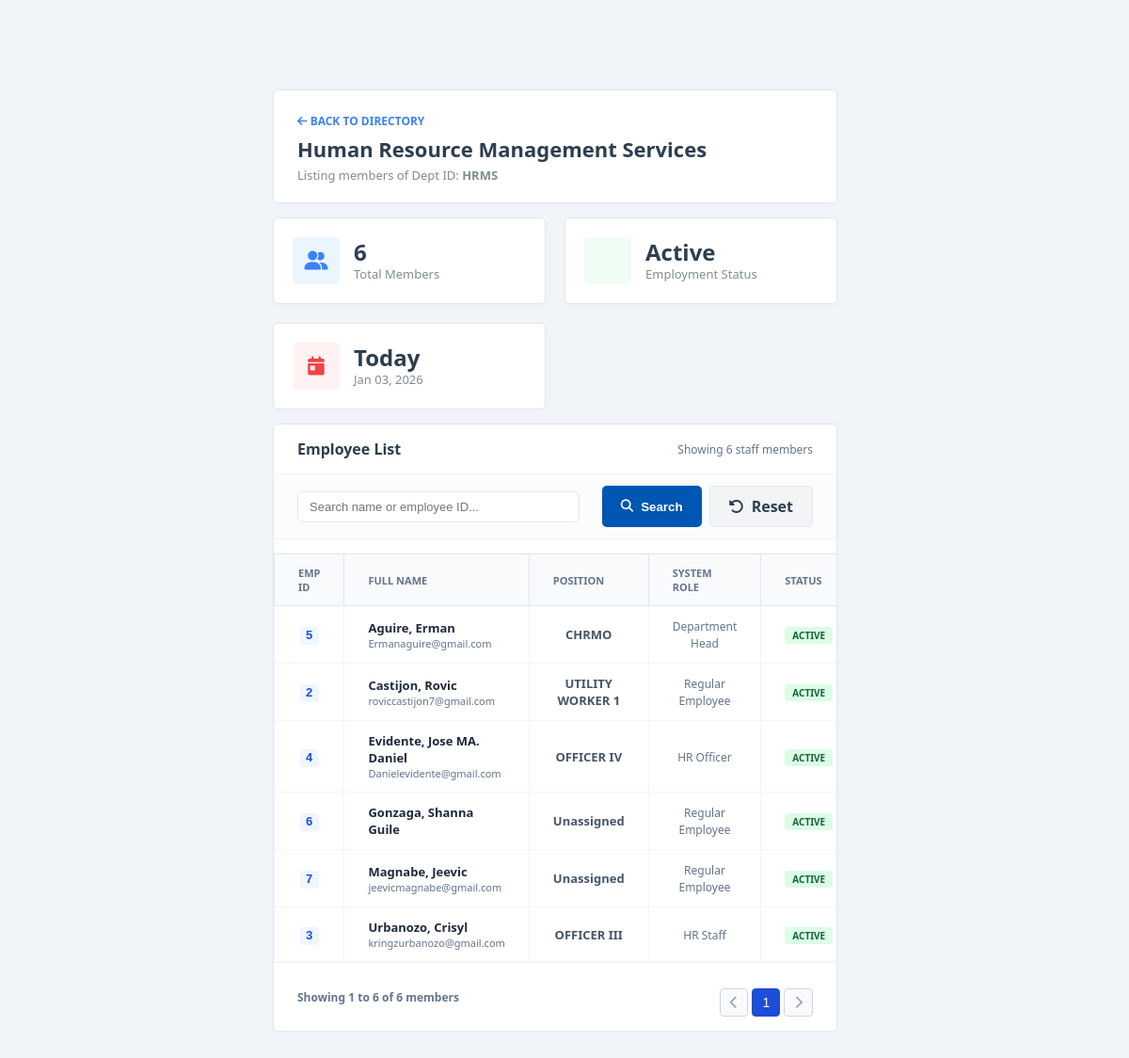
/accounts/admin/view-department-employees.php?dept_id=HRMS (signed in), run on the app's committed database.
### tables this page shows
CREATE TABLE `department` (
  `department_id` varchar(20) NOT NULL COMMENT 'Unique department identifier, e.g., BBH, BCC',
  `department_name` varchar(255) NOT NULL COMMENT 'Full department name, e.g., Bacolod Boys Home',
  `created_at` timestamp NOT NULL DEFAULT current_timestamp() COMMENT 'Timestamp when department was created'
);

CREATE TABLE `employee` (
  `employee_id` int(11) NOT NULL COMMENT 'Unique ID for each employee, assigned manually',
  `first_name` varchar(100) DEFAULT NULL COMMENT 'Employee first name',
  `middle_name` varchar(100) DEFAULT NULL COMMENT 'Employee middle name',
  `last_name` varchar(100) DEFAULT NULL COMMENT 'Employee last name',
  `extension` varchar(50) DEFAULT NULL COMMENT 'Name extension (e.g., Jr., Sr.)',
  `suffix` varchar(50) DEFAULT NULL COMMENT 'Suffix for the name (if applicable)',
  `profile_pic` varchar(255) DEFAULT NULL COMMENT 'Path to profile picture',
  `birth_date` date DEFAULT NULL COMMENT 'Employee birth date',
  `gender` enum('Male','Female','Other') DEFAULT 'Male' COMMENT 'Gender of the employee',
  `department_id` varchar(20) NOT NULL COMMENT 'ID of the department the employee belongs to',
  `detailed_department_id` varchar(20) DEFAULT NULL COMMENT 'ID of the sub-department / unit',
  `position` varchar(150) DEFAULT NULL COMMENT 'Job position of the employee',
  `role` enum('Regular Employee','HR Officer','HR Staff','Department Head','Admin') DEFAULT 'Regular Employee' COMMENT 'Role of the employee in the system',
  `status` enum('Active','Inactive','Retired') NOT NULL DEFAULT 'Active' COMMENT 'Current employment status: Active, Inactive (resigned), or Retired',
  `salary` int(11) DEFAULT NULL COMMENT 'Employee salary in whole numbers',
  `email` varchar(150) DEFAULT NULL COMMENT 'Employee email address',
  `contact_number` varchar(20) DEFAULT NULL COMMENT 'Employee contact number',
  `password` varchar(255) NOT NULL DEFAULT '',
  `google2fa_secret` varchar(255) DEFAULT NULL COMMENT 'Stores Google Authenticator 2FA secret',
  `google2fa_expiry` datetime DEFAULT NULL COMMENT 'Expiration timestamp for 2FA verification',
  `reset_token` varchar(255) DEFAULT NULL COMMENT 'Token for password reset',
  `reset_token_expiry` datetime DEFAULT NULL COMMENT 'Expiration date/time for reset token',
  `created_at` timestamp NOT NULL DEFAULT current_timestamp() COMMENT 'Timestamp when the employee record was created',
  `updated_at` timestamp NOT NULL DEFAULT current_timestamp() ON UPDATE current_timestamp() COMMENT 'Timestamp when the employee record was last updated',
  `last_login` timestamp NULL DEFAULT NULL COMMENT 'Last login timestamp',
  `last_active` timestamp NULL DEFAULT NULL COMMENT 'Last activity timestamp in the system',
  `authorized_officer_name` varchar(150) DEFAULT NULL COMMENT 'Name of the authorized officer approving the employee assignment',
  `authorized_officer_position` varchar(150) DEFAULT NULL COMMENT 'Position / title of the authorized officer',
  `authorized_officer_signature` varchar(255) DEFAULT NULL COMMENT 'Signature image / path of the authorized officer',
  `authorized_officer_sign_date` date DEFAULT NULL COMMENT 'Date when the authorized officer signed / approved',
  `authorized_official_name` varchar(150) DEFAULT NULL COMMENT 'Name of the higher-level official approving the employee assignment',
  `authorized_official_position` varchar(150) DEFAULT NULL COMMENT 'Position / title of the authorized official',
  `authorized_official_signature` varchar(255) DEFAULT NULL COMMENT 'Signature image / path of the authorized official',
  `authorized_official_sign_date` date DEFAULT NULL COMMENT 'Date when the authorized official signed / approved',
  `two_fa_enabled` tinyint(1) DEFAULT 0 COMMENT '1 if employee has completed 2FA setup, 0 otherwise'
);

### accounts/admin/view-department-employees.php (the view, shortened to what this page needs)
<?php
require_once '../../config/config.php';
try {
    $pdo->prepare("UPDATE employee SET last_active = NOW() WHERE employee_id = ?")
        ->execute([$_SESSION['employee_id']]);
} catch (PDOException $e) {  }
$dept_id = $_GET['dept_id'] ?? '';
$search_query = $_GET['search'] ?? '';
$page = isset($_GET['page']) && is_numeric($_GET['page']) ? (int)$_GET['page'] : 1;
$limit = 10;
$offset = ($page - 1) * $limit;
try {
    $dept_stmt = $pdo->prepare("SELECT * FROM department WHERE department_id = ?");
    $dept_stmt->execute([$dept_id]);
    $department = $dept_stmt->fetch(PDO::FETCH_ASSOC);
    $where_sql = "WHERE department_id = ?";
    $params = [$dept_id];
    $count_sql = "SELECT COUNT(*) FROM employee $where_sql";
    $total_rows_stmt = $pdo->prepare($count_sql);
    $total_rows_stmt->execute($params);
    $filtered_total = (int)$total_rows_stmt->fetchColumn();
    $total_pages = ($filtered_total > 0) ? ceil($filtered_total / $limit) : 1;
    $sql = "SELECT employee_id, first_name, last_name, email, role, position, status, last_active
            FROM employee
            $where_sql
            ORDER BY last_name ASC
            LIMIT $limit OFFSET $offset";
    $stmt = $pdo->prepare($sql);
    $stmt->execute($params);
    $employees = $stmt->fetchAll(PDO::FETCH_ASSOC);
} catch (PDOException $e) {
    error_log("Dept View Error: " . $e->getMessage());
    die("Database Error: Could not load department members.");
}
?>
<!DOCTYPE html>
<html lang="en">
<head>
    <link rel="stylesheet" href="../../assets/css/style.css">
    <link rel="stylesheet" href="../../assets/css/ledger-table.css">
    <link rel="stylesheet" href="https://cdnjs.cloudflare.com/ajax/libs/font-awesome/6.5.1/css/all.min.css">
</head>
<body>
    <div class="wrapper">
        <main class="main-content">
            <div class="dashboard-wrapper">
                <div class="welcome-header">
                    <div class="welcome-text">
                        <a href="department.php" style="text-decoration:none; font-size:12px; font-weight:700; color:#3b82f6;">
                            <i class="fa-solid fa-arrow-left"></i> BACK TO DIRECTORY
                        </a>
                        <h1 style="font-size: 22px; margin-top:5px;"><?= htmlspecialchars($department['department_name']) ?></h1>
                        <p style="font-size: 13px;">Listing members of Dept ID: <b><?= htmlspecialchars($department['department_id']) ?></b></p>
                    </div>
                </div>
                <div class="stats-grid">
                    <div class="stat-card">
                        <div class="stat-icon blue"><i class="fa-solid fa-user-group"></i></div>
                        <div class="stat-info"><h3><?= $filtered_total ?></h3><p>Total Members</p></div>
                    </div>
                    <div class="stat-card">
                        <div class="stat-icon green"><i class="fa-solid fa-shield-check"></i></div>
                        <div class="stat-info"><h3>Active</h3><p>Employment Status</p></div>
                    </div>
                    <div class="stat-card">
                        <div class="stat-icon red"><i class="fa-solid fa-calendar-day"></i></div>
                        <div class="stat-info"><h3>Today</h3><p><?= date('M d, Y') ?></p></div>
                    </div>
                </div>
                <div class="content-card table-card">
                    <div class="report-log-header">
                        <h2 style="font-size: 16px;">Employee List</h2>
                        <div style="font-size: 12px; color: #64748b;">
                            Showing <?= count($employees) ?> staff members
                        </div>
                    </div>
                    <form method="GET" class="integrated-filter">
                        <div class="filter-inputs">
                            <input type="text" name="search" value="<?= htmlspecialchars($search_query) ?>" placeholder="Search name or employee ID...">
                        </div>
                        <div style="display: flex; gap: 8px;">
                            <button type="submit" class="btn-primary"><i class="fa-solid fa-magnifying-glass"></i> Search</button>
                            <a href="view-department-employees.php?dept_id=<?= $dept_id ?>" class="btn-secondary" style="text-decoration:none;"><i class="fa-solid fa-rotate-left"></i> Reset</a>
                        </div>
                    </form>
                    <div class="table-container">
                        <table class="ledger-table">
                            <thead>
                                <tr>
                                    <th>Emp ID</th>
                                    <th>Full Name</th>
                                    <th>Position</th>
                                    <th>System Role</th>
                                    <th>Status</th>
                                </tr>
                            </thead>
                            <tbody>
                                <?php if (!empty($employees)): ?>
                                    <?php foreach ($employees as $emp): ?>
                                    <tr>
                                        <td><span class="id-badge"><?= htmlspecialchars($emp['employee_id']) ?></span></td>
                                        <td>
                                            <div style="font-weight: 700; color: #1e293b;"><?= htmlspecialchars($emp['last_name'] . ', ' . $emp['first_name']) ?></div>
                                            <div style="font-size: 11px; color: #64748b;"><?= htmlspecialchars($emp['email']) ?></div>
                                        </td>
                                        <td style="font-weight: 600; color: #475569;"><?= htmlspecialchars($emp['position'] ?: 'Unassigned') ?></td>
                                        <td><span style="font-size: 12px; color: #64748b;"><?= htmlspecialchars($emp['role']) ?></span></td>
                                        <td>
                                            <span class="status-pill <?= $emp['status'] == 'Active' ? 'status-active' : 'status-inactive' ?>">
                                                <?= htmlspecialchars($emp['status']) ?>
                                            </span>
                                        </td>
                                    </tr>
                                    <?php endforeach; ?>
                                <?php endif; ?>
                            </tbody>
                        </table>
                    </div>
                    <div class="report-log-header" style="border-top: 1px solid #f1f5f9; border-bottom: none;">
                        <div style="font-size: 12px; color: #64748b; font-weight: 600;">
                            Showing <?= $offset + 1 ?> to <?= min($offset + $limit, $filtered_total) ?> of <?= $filtered_total ?> members
                        </div>
                        <div class="pagination-container">
                            <div class="pagination">
                                <button onclick="window.location.href='?dept_id=<?= $dept_id ?>&page=<?= max(1, $page - 1) ?>&search=<?= urlencode($search_query) ?>'" <?= $page <= 1 ? 'disabled' : '' ?>>
                                    <i class="fa-solid fa-chevron-left"></i>
                                </button>
                                <?php for ($i = 1; $i <= $total_pages; $i++): ?>
                                    <button class="<?= $i == $page ? 'active' : '' ?>" onclick="window.location.href='?dept_id=<?= $dept_id ?>&page=<?= $i ?>&search=<?= urlencode($search_query) ?>'">
                                        <?= $i ?>
                                    </button>
                                <?php endfor; ?>
                                <button onclick="window.location.href='?dept_id=<?= $dept_id ?>&page=<?= min($total_pages, $page + 1) ?>&search=<?= urlencode($search_query) ?>'" <?= $page >= $total_pages ? 'disabled' : '' ?>>
                                    <i class="fa-solid fa-chevron-right"></i>
                                </button>
                            </div>
                        </div>
                    </div>
                </div>
            </div>
        </main>
    </div>
</body>
</html>

### assets/css/style.css (style rules this page uses)
:root { --primary-color: #0056b3; --sidebar-width: 260px; --sidebar-collapsed: 75px; --topbar-height: 65px; --background: #F1F4F8; --sidebar-bg: #F1F4F8; --card-bg: #ffffff; --text-primary: #2c3e50; --text-secondary: #7f8c8d; --hover-bg: #E2E8F0; }
* { margin: 0; padding: 0; box-sizing: border-box; }
body { font-family: 'Segoe UI', sans-serif; background-color: var(--background); color: var(--text-primary); }
.main-content { margin-left: var(--sidebar-width); margin-right: 280px; margin-top: var(--topbar-height); padding: 30px; transition: margin 0.3s ease; min-height: calc(100vh - var(--topbar-height)); }
.dashboard-wrapper { display: flex; flex-direction: column; gap: 15px; max-width: 10000px; margin: 0 auto; }
.welcome-header { background: var(--card-bg); border: 1px solid #e2e8f0; border-radius: 5px; padding: 20px 25px; display: flex; justify-content: space-between; align-items: center; box-shadow: 0 2px 10px rgba(0,0,0,0.02); }
.welcome-text h1 { font-size: 22px; font-weight: 700; color: var(--text-primary); margin-bottom: 4px; }
.welcome-text p { font-size: 14px; color: var(--text-secondary); }
.stats-grid { display: grid; grid-template-columns: repeat(auto-fit, minmax(200px, 1fr)); gap: 20px; }
.stat-card { background: var(--card-bg); padding: 20px; border-radius: 5px; border: 1px solid #e2e8f0; display: flex; align-items: center; gap: 15px; box-shadow: 0 2px 10px rgba(0,0,0,0.02); transition: all 0.2s ease; }
.stat-icon { width: 50px; height: 50px; border-radius: 5px; display: flex; align-items: center; justify-content: center; font-size: 20px; }
.stat-icon.blue { background: rgba(0, 86, 179, 0.1); color: #0056b3; }
.stat-icon.green { background: rgba(49, 162, 76, 0.1); color: #31a24c; }
.stat-icon.red { background: rgba(231, 76, 60, 0.1); color: #e74c3c; }
.stat-info h3 { font-size: 24px; font-weight: 700; color: var(--text-primary); line-height: 1.2; }
.stat-info p { font-size: 13px; color: var(--text-secondary); white-space: nowrap; }
.content-card { background: var(--card-bg); border-radius: 5px; border: 1px solid #e2e8f0; padding: 25px; box-shadow: 0 2px 10px rgba(0,0,0,0.02); height: 100%; }
.btn-primary { background-color: var(--primary-color); color: #fff; border: none; padding: 10px 20px; font-weight: 600; border-radius: 5px; cursor: pointer; display: inline-flex; align-items: center; gap: 8px; transition: background 0.3s ease; }
.btn-secondary { background-color: #f3f4f6; color: var(--text-primary); border: 1px solid #e2e8f0; padding: 10px 20px; font-weight: 600; border-radius: 5px; display: inline-flex; align-items: center; gap: 8px; text-decoration: none; transition: all 0.3s ease; }
.table-container { width: 100%; overflow-x: auto; }
.pagination-container { display: flex; justify-content: flex-end; margin-top: 12px; }
.pagination { display: flex; gap: 4px; }
.pagination button { padding: 6px 10px; border: 1px solid #d1d5db; background: #fff; cursor: pointer; border-radius: 4px; font-size: 14px; transition: all 0.2s; }
.pagination button.active { background-color: #1d4ed8; color: #fff; border-color: #1d4ed8; }
.pagination button:disabled { cursor: not-allowed; color: #9ca3af; background-color: #f9fafb; }

### assets/css/ledger-table.css (style rules this page uses)
.ledger-table { width: 100%; border-collapse: collapse; margin-top: 15px; font-size: 13px; }
.ledger-table th { background: #f8fafc; border: 1px solid #e2e8f0; padding: 10px; color: #475569; }
.ledger-table td { border: 1px solid #f1f5f9; padding: 12px 10px; text-align: center; }
.ledger-table td:nth-child(2) { text-align: left; }
.stat-icon.blue { background: #ebf5ff; color: #3b82f6; }
.stat-icon.green { background: #f0fdf4; color: #22c55e; }
.stat-icon.red { background: #fef2f2; color: #ef4444; }

### data on the page
department: department_name "Human Resource Management Services", department_id "HRMS"
employee: employee_id "5", last_name+first_name "Aguire, Erman", email "Ermanaguire@gmail.com", position "CHRMO", role "Department Head", status "ACTIVE"
employee: employee_id "2", last_name+first_name "Castijon, Rovic", email "roviccastijon7@gmail.com", position "UTILITY WORKER 1", role "Regular Employee", status "ACTIVE"
employee: employee_id "4", last_name+first_name "Evidente, Jose MA. Daniel", email "Danielevidente@gmail.com", position "OFFICER IV", role "HR Officer", status "ACTIVE"
employee: employee_id "6", last_name+first_name "Gonzaga, Shanna Guile", position "Unassigned", role "Regular Employee", status "ACTIVE"
employee: employee_id "7", last_name+first_name "Magnabe, Jeevic", email "jeevicmagnabe@gmail.com", position "Unassigned", role "Regular Employee", status "ACTIVE"
employee: employee_id "3", last_name+first_name "Urbanozo, Crisyl", email "kringzurbanozo@gmail.com", position "OFFICER III", role "HR Staff", status "ACTIVE"

### other printed values
$filtered_total "6"
count($employees) "6"
$offset + 1 "1"
min($offset + $limit, $filtered_total) "6"
